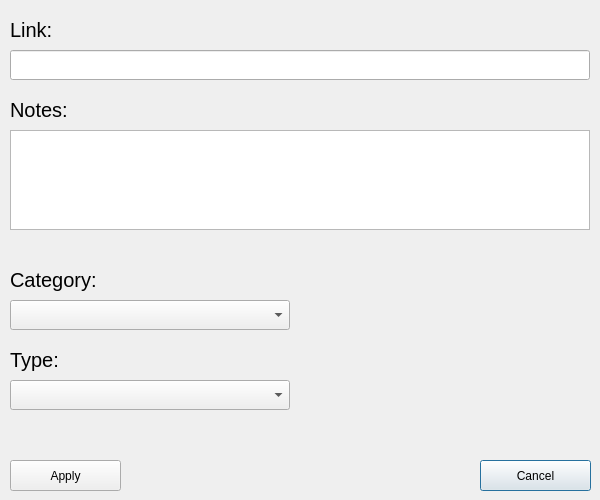
<?xml version="1.0" encoding="UTF-8"?>
<ui version="4.0">
 <class>Dialog</class>
 <widget class="QDialog" name="MainWindow">
  <property name="geometry">
   <rect>
    <x>0</x>
    <y>0</y>
    <width>600</width>
    <height>500</height>
   </rect>
  </property>
  <property name="windowTitle">
   <string>Dialog</string>
  </property>
  <widget class="QLineEdit" name="linkURL">
   <property name="geometry">
    <rect>
     <x>10</x>
     <y>50</y>
     <width>580</width>
     <height>30</height>
    </rect>
   </property>
  </widget>
  <widget class="QLabel" name="label">
   <property name="geometry">
    <rect>
     <x>10</x>
     <y>10</y>
     <width>100</width>
     <height>40</height>
    </rect>
   </property>
   <property name="font">
    <font>
     <pointsize>15</pointsize>
    </font>
   </property>
   <property name="text">
    <string>Link:</string>
   </property>
  </widget>
  <widget class="QLabel" name="label_2">
   <property name="geometry">
    <rect>
     <x>10</x>
     <y>90</y>
     <width>100</width>
     <height>40</height>
    </rect>
   </property>
   <property name="font">
    <font>
     <pointsize>15</pointsize>
    </font>
   </property>
   <property name="text">
    <string>Notes:</string>
   </property>
  </widget>
  <widget class="QTextEdit" name="linkNotes">
   <property name="geometry">
    <rect>
     <x>10</x>
     <y>130</y>
     <width>580</width>
     <height>100</height>
    </rect>
   </property>
  </widget>
  <widget class="QLabel" name="label_3">
   <property name="geometry">
    <rect>
     <x>10</x>
     <y>260</y>
     <width>100</width>
     <height>40</height>
    </rect>
   </property>
   <property name="font">
    <font>
     <pointsize>15</pointsize>
    </font>
   </property>
   <property name="text">
    <string>Category:</string>
   </property>
  </widget>
  <widget class="QLabel" name="label_4">
   <property name="geometry">
    <rect>
     <x>10</x>
     <y>340</y>
     <width>100</width>
     <height>40</height>
    </rect>
   </property>
   <property name="font">
    <font>
     <pointsize>15</pointsize>
    </font>
   </property>
   <property name="text">
    <string>Type:</string>
   </property>
  </widget>
  <widget class="QComboBox" name="categoryBox">
   <property name="geometry">
    <rect>
     <x>10</x>
     <y>300</y>
     <width>280</width>
     <height>30</height>
    </rect>
   </property>
  </widget>
  <widget class="QComboBox" name="typeBox">
   <property name="geometry">
    <rect>
     <x>10</x>
     <y>380</y>
     <width>280</width>
     <height>30</height>
    </rect>
   </property>
  </widget>
  <widget class="QPushButton" name="buttonCancel">
   <property name="geometry">
    <rect>
     <x>480</x>
     <y>460</y>
     <width>111</width>
     <height>31</height>
    </rect>
   </property>
   <property name="text">
    <string>Cancel</string>
   </property>
  </widget>
  <widget class="QPushButton" name="buttonApply">
   <property name="geometry">
    <rect>
     <x>10</x>
     <y>460</y>
     <width>111</width>
     <height>31</height>
    </rect>
   </property>
   <property name="text">
    <string>Apply</string>
   </property>
  </widget>
 </widget>
 <resources/>
 <connections/>
</ui>
